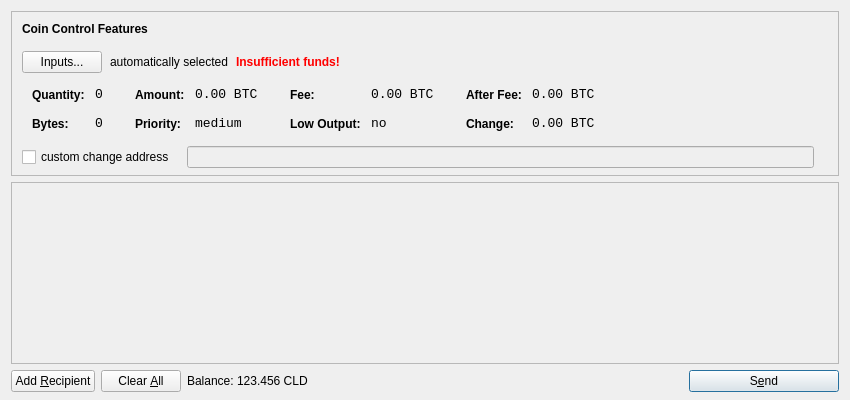
<?xml version="1.0" encoding="UTF-8"?>
<ui version="4.0">
 <class>SendCoinsDialog</class>
 <widget class="QDialog" name="SendCoinsDialog">
  <property name="geometry">
   <rect>
    <x>0</x>
    <y>0</y>
    <width>850</width>
    <height>400</height>
   </rect>
  </property>
  <property name="windowTitle">
   <string>Send Coins</string>
  </property>
  <layout class="QVBoxLayout" name="verticalLayout" stretch="0,1,0">
   <property name="bottomMargin">
    <number>8</number>
   </property>
   <item>
    <widget class="QFrame" name="frameCoinControl">
     <property name="sizePolicy">
      <sizepolicy hsizetype="Expanding" vsizetype="Expanding">
       <horstretch>0</horstretch>
       <verstretch>0</verstretch>
      </sizepolicy>
     </property>
     <property name="maximumSize">
      <size>
       <width>16777215</width>
       <height>16777215</height>
      </size>
     </property>
     <property name="frameShape">
      <enum>QFrame::StyledPanel</enum>
     </property>
     <property name="frameShadow">
      <enum>QFrame::Sunken</enum>
     </property>
     <layout class="QVBoxLayout" name="verticalLayoutCoinControl2">
      <property name="spacing">
       <number>-1</number>
      </property>
      <property name="leftMargin">
       <number>0</number>
      </property>
      <property name="topMargin">
       <number>0</number>
      </property>
      <property name="rightMargin">
       <number>0</number>
      </property>
      <property name="bottomMargin">
       <number>6</number>
      </property>
      <item>
       <layout class="QVBoxLayout" name="verticalLayoutCoinControl" stretch="0,0,0,0,1">
        <property name="spacing">
         <number>0</number>
        </property>
        <property name="leftMargin">
         <number>10</number>
        </property>
        <property name="topMargin">
         <number>10</number>
        </property>
        <item>
         <layout class="QHBoxLayout" name="horizontalLayoutCoinControl1">
          <property name="bottomMargin">
           <number>15</number>
          </property>
          <item>
           <widget class="QLabel" name="labelCoinControlFeatures">
            <property name="sizePolicy">
             <sizepolicy hsizetype="Preferred" vsizetype="Maximum">
              <horstretch>0</horstretch>
              <verstretch>0</verstretch>
             </sizepolicy>
            </property>
            <property name="font">
             <font>
              <weight>75</weight>
              <bold>true</bold>
             </font>
            </property>
            <property name="styleSheet">
             <string notr="true">font-weight:bold;</string>
            </property>
            <property name="text">
             <string>Coin Control Features</string>
            </property>
           </widget>
          </item>
         </layout>
        </item>
        <item>
         <layout class="QHBoxLayout" name="horizontalLayoutCoinControl2" stretch="0,0,0,0">
          <property name="spacing">
           <number>8</number>
          </property>
          <property name="bottomMargin">
           <number>10</number>
          </property>
          <item>
           <widget class="QPushButton" name="pushButtonCoinControl">
            <property name="styleSheet">
             <string notr="true"/>
            </property>
            <property name="text">
             <string>Inputs...</string>
            </property>
           </widget>
          </item>
          <item>
           <widget class="QLabel" name="labelCoinControlAutomaticallySelected">
            <property name="text">
             <string>automatically selected</string>
            </property>
            <property name="margin">
             <number>5</number>
            </property>
           </widget>
          </item>
          <item>
           <widget class="QLabel" name="labelCoinControlInsuffFunds">
            <property name="font">
             <font>
              <weight>75</weight>
              <bold>true</bold>
             </font>
            </property>
            <property name="styleSheet">
             <string notr="true">color:red;font-weight:bold;</string>
            </property>
            <property name="text">
             <string>Insufficient funds!</string>
            </property>
            <property name="margin">
             <number>5</number>
            </property>
           </widget>
          </item>
          <item>
           <spacer name="horizontalSpacerCoinControl">
            <property name="orientation">
             <enum>Qt::Horizontal</enum>
            </property>
            <property name="sizeHint" stdset="0">
             <size>
              <width>40</width>
              <height>1</height>
             </size>
            </property>
           </spacer>
          </item>
         </layout>
        </item>
        <item>
         <widget class="QWidget" name="widgetCoinControl" native="true">
          <property name="sizePolicy">
           <sizepolicy hsizetype="Preferred" vsizetype="Preferred">
            <horstretch>0</horstretch>
            <verstretch>0</verstretch>
           </sizepolicy>
          </property>
          <property name="minimumSize">
           <size>
            <width>0</width>
            <height>0</height>
           </size>
          </property>
          <property name="styleSheet">
           <string notr="true"/>
          </property>
          <layout class="QHBoxLayout" name="horizontalLayoutCoinControl5">
           <property name="margin">
            <number>0</number>
           </property>
           <item>
            <layout class="QHBoxLayout" name="horizontalLayoutCoinControl3" stretch="0,0,0,1">
             <property name="spacing">
              <number>20</number>
             </property>
             <property name="topMargin">
              <number>0</number>
             </property>
             <property name="bottomMargin">
              <number>10</number>
             </property>
             <item>
              <layout class="QFormLayout" name="formLayoutCoinControl1">
               <property name="horizontalSpacing">
                <number>10</number>
               </property>
               <property name="verticalSpacing">
                <number>14</number>
               </property>
               <property name="leftMargin">
                <number>10</number>
               </property>
               <property name="topMargin">
                <number>4</number>
               </property>
               <property name="rightMargin">
                <number>6</number>
               </property>
               <item row="0" column="0">
                <widget class="QLabel" name="labelCoinControlQuantityText">
                 <property name="styleSheet">
                  <string notr="true">font-weight:bold;</string>
                 </property>
                 <property name="text">
                  <string>Quantity:</string>
                 </property>
                 <property name="margin">
                  <number>0</number>
                 </property>
                </widget>
               </item>
               <item row="0" column="1">
                <widget class="QLabel" name="labelCoinControlQuantity">
                 <property name="font">
                  <font>
                   <family>Monospace</family>
                   <pointsize>10</pointsize>
                  </font>
                 </property>
                 <property name="cursor">
                  <cursorShape>IBeamCursor</cursorShape>
                 </property>
                 <property name="contextMenuPolicy">
                  <enum>Qt::ActionsContextMenu</enum>
                 </property>
                 <property name="text">
                  <string notr="true">0</string>
                 </property>
                 <property name="margin">
                  <number>0</number>
                 </property>
                 <property name="textInteractionFlags">
                  <set>Qt::LinksAccessibleByMouse|Qt::TextSelectableByKeyboard|Qt::TextSelectableByMouse</set>
                 </property>
                </widget>
               </item>
               <item row="1" column="0">
                <widget class="QLabel" name="labelCoinControlBytesText">
                 <property name="styleSheet">
                  <string notr="true">font-weight:bold;</string>
                 </property>
                 <property name="text">
                  <string>Bytes:</string>
                 </property>
                </widget>
               </item>
               <item row="1" column="1">
                <widget class="QLabel" name="labelCoinControlBytes">
                 <property name="font">
                  <font>
                   <family>Monospace</family>
                   <pointsize>10</pointsize>
                  </font>
                 </property>
                 <property name="cursor">
                  <cursorShape>IBeamCursor</cursorShape>
                 </property>
                 <property name="contextMenuPolicy">
                  <enum>Qt::ActionsContextMenu</enum>
                 </property>
                 <property name="text">
                  <string notr="true">0</string>
                 </property>
                 <property name="textInteractionFlags">
                  <set>Qt::LinksAccessibleByMouse|Qt::TextSelectableByKeyboard|Qt::TextSelectableByMouse</set>
                 </property>
                </widget>
               </item>
              </layout>
             </item>
             <item>
              <layout class="QFormLayout" name="formLayoutCoinControl2">
               <property name="horizontalSpacing">
                <number>10</number>
               </property>
               <property name="verticalSpacing">
                <number>14</number>
               </property>
               <property name="leftMargin">
                <number>6</number>
               </property>
               <property name="topMargin">
                <number>4</number>
               </property>
               <property name="rightMargin">
                <number>6</number>
               </property>
               <item row="0" column="0">
                <widget class="QLabel" name="labelCoinControlAmountText">
                 <property name="styleSheet">
                  <string notr="true">font-weight:bold;</string>
                 </property>
                 <property name="text">
                  <string>Amount:</string>
                 </property>
                 <property name="margin">
                  <number>0</number>
                 </property>
                </widget>
               </item>
               <item row="0" column="1">
                <widget class="QLabel" name="labelCoinControlAmount">
                 <property name="font">
                  <font>
                   <family>Monospace</family>
                   <pointsize>10</pointsize>
                  </font>
                 </property>
                 <property name="cursor">
                  <cursorShape>IBeamCursor</cursorShape>
                 </property>
                 <property name="contextMenuPolicy">
                  <enum>Qt::ActionsContextMenu</enum>
                 </property>
                 <property name="text">
                  <string notr="true">0.00 BTC</string>
                 </property>
                 <property name="textInteractionFlags">
                  <set>Qt::LinksAccessibleByMouse|Qt::TextSelectableByKeyboard|Qt::TextSelectableByMouse</set>
                 </property>
                </widget>
               </item>
               <item row="1" column="0">
                <widget class="QLabel" name="labelCoinControlPriorityText">
                 <property name="styleSheet">
                  <string notr="true">font-weight:bold;</string>
                 </property>
                 <property name="text">
                  <string>Priority:</string>
                 </property>
                </widget>
               </item>
               <item row="1" column="1">
                <widget class="QLabel" name="labelCoinControlPriority">
                 <property name="font">
                  <font>
                   <family>Monospace</family>
                   <pointsize>10</pointsize>
                  </font>
                 </property>
                 <property name="cursor">
                  <cursorShape>IBeamCursor</cursorShape>
                 </property>
                 <property name="contextMenuPolicy">
                  <enum>Qt::ActionsContextMenu</enum>
                 </property>
                 <property name="text">
                  <string>medium</string>
                 </property>
                 <property name="textInteractionFlags">
                  <set>Qt::LinksAccessibleByMouse|Qt::TextSelectableByKeyboard|Qt::TextSelectableByMouse</set>
                 </property>
                </widget>
               </item>
              </layout>
             </item>
             <item>
              <layout class="QFormLayout" name="formLayoutCoinControl3">
               <property name="horizontalSpacing">
                <number>10</number>
               </property>
               <property name="verticalSpacing">
                <number>14</number>
               </property>
               <property name="leftMargin">
                <number>6</number>
               </property>
               <property name="topMargin">
                <number>4</number>
               </property>
               <property name="rightMargin">
                <number>6</number>
               </property>
               <item row="0" column="0">
                <widget class="QLabel" name="labelCoinControlFeeText">
                 <property name="styleSheet">
                  <string notr="true">font-weight:bold;</string>
                 </property>
                 <property name="text">
                  <string>Fee:</string>
                 </property>
                 <property name="margin">
                  <number>0</number>
                 </property>
                </widget>
               </item>
               <item row="0" column="1">
                <widget class="QLabel" name="labelCoinControlFee">
                 <property name="font">
                  <font>
                   <family>Monospace</family>
                   <pointsize>10</pointsize>
                  </font>
                 </property>
                 <property name="cursor">
                  <cursorShape>IBeamCursor</cursorShape>
                 </property>
                 <property name="contextMenuPolicy">
                  <enum>Qt::ActionsContextMenu</enum>
                 </property>
                 <property name="text">
                  <string notr="true">0.00 BTC</string>
                 </property>
                 <property name="textInteractionFlags">
                  <set>Qt::LinksAccessibleByMouse|Qt::TextSelectableByKeyboard|Qt::TextSelectableByMouse</set>
                 </property>
                </widget>
               </item>
               <item row="1" column="0">
                <widget class="QLabel" name="labelCoinControlLowOutputText">
                 <property name="styleSheet">
                  <string notr="true">font-weight:bold;</string>
                 </property>
                 <property name="text">
                  <string>Low Output:</string>
                 </property>
                </widget>
               </item>
               <item row="1" column="1">
                <widget class="QLabel" name="labelCoinControlLowOutput">
                 <property name="font">
                  <font>
                   <family>Monospace</family>
                   <pointsize>10</pointsize>
                  </font>
                 </property>
                 <property name="cursor">
                  <cursorShape>IBeamCursor</cursorShape>
                 </property>
                 <property name="contextMenuPolicy">
                  <enum>Qt::ActionsContextMenu</enum>
                 </property>
                 <property name="text">
                  <string>no</string>
                 </property>
                 <property name="textInteractionFlags">
                  <set>Qt::LinksAccessibleByMouse|Qt::TextSelectableByKeyboard|Qt::TextSelectableByMouse</set>
                 </property>
                </widget>
               </item>
              </layout>
             </item>
             <item>
              <layout class="QFormLayout" name="formLayoutCoinControl4">
               <property name="horizontalSpacing">
                <number>10</number>
               </property>
               <property name="verticalSpacing">
                <number>14</number>
               </property>
               <property name="leftMargin">
                <number>6</number>
               </property>
               <property name="topMargin">
                <number>4</number>
               </property>
               <property name="rightMargin">
                <number>6</number>
               </property>
               <item row="0" column="0">
                <widget class="QLabel" name="labelCoinControlAfterFeeText">
                 <property name="styleSheet">
                  <string notr="true">font-weight:bold;</string>
                 </property>
                 <property name="text">
                  <string>After Fee:</string>
                 </property>
                 <property name="margin">
                  <number>0</number>
                 </property>
                </widget>
               </item>
               <item row="0" column="1">
                <widget class="QLabel" name="labelCoinControlAfterFee">
                 <property name="font">
                  <font>
                   <family>Monospace</family>
                   <pointsize>10</pointsize>
                  </font>
                 </property>
                 <property name="cursor">
                  <cursorShape>IBeamCursor</cursorShape>
                 </property>
                 <property name="contextMenuPolicy">
                  <enum>Qt::ActionsContextMenu</enum>
                 </property>
                 <property name="text">
                  <string notr="true">0.00 BTC</string>
                 </property>
                 <property name="textInteractionFlags">
                  <set>Qt::LinksAccessibleByMouse|Qt::TextSelectableByKeyboard|Qt::TextSelectableByMouse</set>
                 </property>
                </widget>
               </item>
               <item row="1" column="0">
                <widget class="QLabel" name="labelCoinControlChangeText">
                 <property name="styleSheet">
                  <string notr="true">font-weight:bold;</string>
                 </property>
                 <property name="text">
                  <string>Change:</string>
                 </property>
                </widget>
               </item>
               <item row="1" column="1">
                <widget class="QLabel" name="labelCoinControlChange">
                 <property name="font">
                  <font>
                   <family>Monospace</family>
                   <pointsize>10</pointsize>
                  </font>
                 </property>
                 <property name="cursor">
                  <cursorShape>IBeamCursor</cursorShape>
                 </property>
                 <property name="contextMenuPolicy">
                  <enum>Qt::ActionsContextMenu</enum>
                 </property>
                 <property name="text">
                  <string notr="true">0.00 BTC</string>
                 </property>
                 <property name="textInteractionFlags">
                  <set>Qt::LinksAccessibleByMouse|Qt::TextSelectableByKeyboard|Qt::TextSelectableByMouse</set>
                 </property>
                </widget>
               </item>
              </layout>
             </item>
            </layout>
           </item>
          </layout>
         </widget>
        </item>
        <item>
         <layout class="QHBoxLayout" name="horizontalLayoutCoinControl4" stretch="0,0,0">
          <property name="spacing">
           <number>12</number>
          </property>
          <property name="sizeConstraint">
           <enum>QLayout::SetDefaultConstraint</enum>
          </property>
          <property name="topMargin">
           <number>5</number>
          </property>
          <property name="rightMargin">
           <number>5</number>
          </property>
          <item>
           <widget class="QCheckBox" name="checkBoxCoinControlChange">
            <property name="text">
             <string>custom change address</string>
            </property>
           </widget>
          </item>
          <item>
           <widget class="QLineEdit" name="lineEditCoinControlChange">
            <property name="enabled">
             <bool>false</bool>
            </property>
            <property name="sizePolicy">
             <sizepolicy hsizetype="Expanding" vsizetype="Fixed">
              <horstretch>0</horstretch>
              <verstretch>0</verstretch>
             </sizepolicy>
            </property>
           </widget>
          </item>
          <item>
           <widget class="QLabel" name="labelCoinControlChangeLabel">
            <property name="sizePolicy">
             <sizepolicy hsizetype="Preferred" vsizetype="Expanding">
              <horstretch>0</horstretch>
              <verstretch>0</verstretch>
             </sizepolicy>
            </property>
            <property name="minimumSize">
             <size>
              <width>0</width>
              <height>0</height>
             </size>
            </property>
            <property name="text">
             <string/>
            </property>
            <property name="margin">
             <number>3</number>
            </property>
           </widget>
          </item>
         </layout>
        </item>
        <item>
         <spacer name="verticalSpacerCoinControl">
          <property name="orientation">
           <enum>Qt::Vertical</enum>
          </property>
          <property name="sizeHint" stdset="0">
           <size>
            <width>800</width>
            <height>1</height>
           </size>
          </property>
         </spacer>
        </item>
       </layout>
      </item>
     </layout>
    </widget>
   </item>
   <item>
    <widget class="QScrollArea" name="scrollArea">
     <property name="widgetResizable">
      <bool>true</bool>
     </property>
     <widget class="QWidget" name="scrollAreaWidgetContents">
      <property name="geometry">
       <rect>
        <x>0</x>
        <y>0</y>
        <width>830</width>
        <height>165</height>
       </rect>
      </property>
      <layout class="QVBoxLayout" name="verticalLayout_2">
       <property name="margin">
        <number>0</number>
       </property>
       <item>
        <layout class="QVBoxLayout" name="entries">
         <property name="spacing">
          <number>6</number>
         </property>
        </layout>
       </item>
       <item>
        <spacer name="verticalSpacer">
         <property name="orientation">
          <enum>Qt::Vertical</enum>
         </property>
         <property name="sizeHint" stdset="0">
          <size>
           <width>20</width>
           <height>40</height>
          </size>
         </property>
        </spacer>
       </item>
      </layout>
     </widget>
    </widget>
   </item>
   <item>
    <layout class="QHBoxLayout" name="horizontalLayout">
     <item>
      <widget class="QPushButton" name="addButton">
       <property name="toolTip">
        <string>Send to multiple recipients at once</string>
       </property>
       <property name="text">
        <string>Add &amp;Recipient</string>
       </property>
       <property name="icon">
        <iconset resource="../bitcoin.qrc">
         <normaloff>:/icons/add</normaloff>:/icons/add</iconset>
       </property>
       <property name="autoDefault">
        <bool>false</bool>
       </property>
      </widget>
     </item>
     <item>
      <widget class="QPushButton" name="clearButton">
       <property name="sizePolicy">
        <sizepolicy hsizetype="Minimum" vsizetype="Fixed">
         <horstretch>0</horstretch>
         <verstretch>0</verstretch>
        </sizepolicy>
       </property>
       <property name="toolTip">
        <string>Remove all transaction fields</string>
       </property>
       <property name="text">
        <string>Clear &amp;All</string>
       </property>
       <property name="icon">
        <iconset resource="../bitcoin.qrc">
         <normaloff>:/icons/remove</normaloff>:/icons/remove</iconset>
       </property>
       <property name="autoRepeatDelay">
        <number>300</number>
       </property>
       <property name="autoDefault">
        <bool>false</bool>
       </property>
      </widget>
     </item>
     <item>
      <layout class="QHBoxLayout" name="horizontalLayout_2">
       <property name="spacing">
        <number>3</number>
       </property>
       <item>
        <widget class="QLabel" name="label">
         <property name="text">
          <string>Balance:</string>
         </property>
        </widget>
       </item>
       <item>
        <widget class="QLabel" name="labelBalance">
         <property name="cursor">
          <cursorShape>IBeamCursor</cursorShape>
         </property>
         <property name="text">
          <string>123.456 CLD</string>
         </property>
         <property name="textInteractionFlags">
          <set>Qt::LinksAccessibleByMouse|Qt::TextSelectableByKeyboard|Qt::TextSelectableByMouse</set>
         </property>
        </widget>
       </item>
      </layout>
     </item>
     <item>
      <spacer name="horizontalSpacer">
       <property name="orientation">
        <enum>Qt::Horizontal</enum>
       </property>
       <property name="sizeHint" stdset="0">
        <size>
         <width>40</width>
         <height>20</height>
        </size>
       </property>
      </spacer>
     </item>
     <item>
      <widget class="QPushButton" name="sendButton">
       <property name="minimumSize">
        <size>
         <width>150</width>
         <height>0</height>
        </size>
       </property>
       <property name="toolTip">
        <string>Confirm the send action</string>
       </property>
       <property name="text">
        <string>S&amp;end</string>
       </property>
       <property name="icon">
        <iconset resource="../bitcoin.qrc">
         <normaloff>:/icons/send</normaloff>:/icons/send</iconset>
       </property>
       <property name="default">
        <bool>true</bool>
       </property>
      </widget>
     </item>
    </layout>
   </item>
  </layout>
 </widget>
 <resources>
  <include location="../bitcoin.qrc"/>
 </resources>
 <connections/>
</ui>
